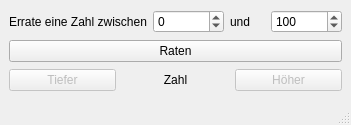
<?xml version="1.0" encoding="UTF-8"?>
<ui version="4.0">
 <class>MainWindow</class>
 <widget class="QMainWindow" name="MainWindow">
  <property name="geometry">
   <rect>
    <x>0</x>
    <y>0</y>
    <width>351</width>
    <height>125</height>
   </rect>
  </property>
  <property name="windowTitle">
   <string>Zahlenraten</string>
  </property>
  <widget class="QWidget" name="centralwidget">
   <layout class="QGridLayout" name="gridLayout">
    <item row="1" column="0">
     <widget class="QPushButton" name="pushButtonRaten">
      <property name="toolTip">
       <string>Findet die Zahl, die genau zwischen den beiden oben definierten Zahlen liegt.</string>
      </property>
      <property name="text">
       <string>Raten</string>
      </property>
     </widget>
    </item>
    <item row="2" column="0">
     <layout class="QHBoxLayout" name="horizontalLayout_2">
      <item>
       <widget class="QPushButton" name="pushButtonTiefer">
        <property name="enabled">
         <bool>false</bool>
        </property>
        <property name="toolTip">
         <string>Finde eine niedrigere Zahl als die aktuell geschätzte.</string>
        </property>
        <property name="text">
         <string>Tiefer</string>
        </property>
       </widget>
      </item>
      <item>
       <widget class="QLabel" name="labelZahl">
        <property name="text">
         <string>Zahl</string>
        </property>
        <property name="alignment">
         <set>Qt::AlignCenter</set>
        </property>
       </widget>
      </item>
      <item>
       <widget class="QPushButton" name="pushButtonHoeher">
        <property name="enabled">
         <bool>false</bool>
        </property>
        <property name="toolTip">
         <string>Finde eine höhere Zahl als die aktuell geschätzte.</string>
        </property>
        <property name="text">
         <string>Höher</string>
        </property>
       </widget>
      </item>
     </layout>
    </item>
    <item row="0" column="0">
     <layout class="QHBoxLayout" name="horizontalLayout">
      <item>
       <widget class="QLabel" name="label">
        <property name="text">
         <string>Errate eine Zahl zwischen</string>
        </property>
       </widget>
      </item>
      <item>
       <widget class="QSpinBox" name="spinBox">
        <property name="minimum">
         <number>-999999999</number>
        </property>
        <property name="maximum">
         <number>999999999</number>
        </property>
       </widget>
      </item>
      <item>
       <widget class="QLabel" name="label_2">
        <property name="text">
         <string>und</string>
        </property>
       </widget>
      </item>
      <item>
       <widget class="QSpinBox" name="spinBox_2">
        <property name="minimum">
         <number>-999999999</number>
        </property>
        <property name="maximum">
         <number>999999999</number>
        </property>
        <property name="value">
         <number>100</number>
        </property>
       </widget>
      </item>
     </layout>
    </item>
   </layout>
  </widget>
  <widget class="QStatusBar" name="statusBar"/>
 </widget>
 <resources/>
 <connections/>
</ui>
